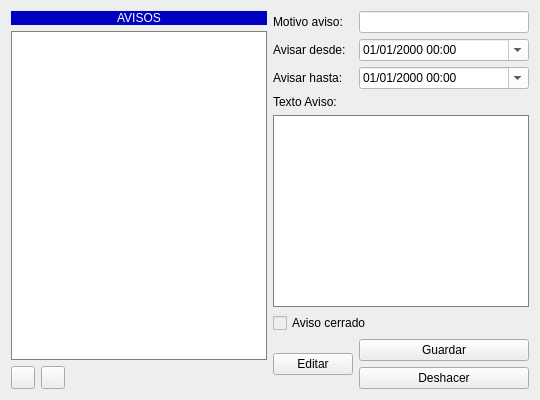
                   <widget class="QWidget" name="tabWidget_2Page6">
                    <property name="styleSheet">
                     <string notr="true">background-color: #ecefed;</string>
                    </property>
                    <attribute name="icon">
                     <iconset resource="../maya.qrc">
                      <normaloff>:/Icons/PNG/avisos.png</normaloff>:/Icons/PNG/avisos.png</iconset>
                    </attribute>
                    <attribute name="title">
                     <string>Avisos</string>
                    </attribute>
                    <layout class="QGridLayout" name="gridLayout_18">
                     <item row="0" column="0">
                      <layout class="QGridLayout" name="gridLayout_16">
                       <item row="2" column="1">
                        <widget class="QToolButton" name="toolButton_20">
                         <property name="toolTip">
                          <string>Borrar Tratamiento (Requiere contraseña de administrador)</string>
                         </property>
                         <property name="text">
                          <string/>
                         </property>
                         <property name="icon">
                          <iconset resource="../maya.qrc">
                           <normaloff>:/Icons/PNG/Delete.png</normaloff>:/Icons/PNG/Delete.png</iconset>
                         </property>
                        </widget>
                       </item>
                       <item row="0" column="0" colspan="3">
                        <widget class="QLabel" name="label_24">
                         <property name="styleSheet">
                          <string notr="true">background-color: rgb(0, 0, 192);
color: rgb(255,255,255);</string>
                         </property>
                         <property name="text">
                          <string>AVISOS</string>
                         </property>
                         <property name="alignment">
                          <set>Qt::AlignCenter</set>
                         </property>
                        </widget>
                       </item>
                       <item row="2" column="0">
                        <widget class="QToolButton" name="toolButton_17">
                         <property name="toolTip">
                          <string>Añadir tratamiento</string>
                         </property>
                         <property name="text">
                          <string/>
                         </property>
                         <property name="icon">
                          <iconset resource="../maya.qrc">
                           <normaloff>:/Icons/PNG/add.png</normaloff>:/Icons/PNG/add.png</iconset>
                         </property>
                        </widget>
                       </item>
                       <item row="1" column="0" colspan="3">
                        <widget class="QListWidget" name="listaAvisos">
                         <property name="styleSheet">
                          <string notr="true">background-color: rgb(255, 255, 255);
    border:1px solid grey;</string>
                         </property>
                        </widget>
                       </item>
                      </layout>
                     </item>
                     <item row="0" column="1">
                      <layout class="QGridLayout" name="gridLayout_17">
                       <item row="0" column="1">
                        <widget class="QLineEdit" name="txtMotivoAviso">
                         <property name="styleSheet">
                          <string notr="true">background-color: rgb(255, 255, 255);</string>
                         </property>
                        </widget>
                       </item>
                       <item row="0" column="0">
                        <widget class="QLabel" name="label_25">
                         <property name="text">
                          <string>Motivo aviso:</string>
                         </property>
                        </widget>
                       </item>
                       <item row="1" column="0">
                        <widget class="QLabel" name="label_26">
                         <property name="text">
                          <string>Avisar desde:</string>
                         </property>
                        </widget>
                       </item>
                       <item row="7" column="1">
                        <widget class="QPushButton" name="pushButton_22">
                         <property name="text">
                          <string>Guardar</string>
                         </property>
                        </widget>
                       </item>
                       <item row="8" column="1">
                        <widget class="QPushButton" name="pushButton_23">
                         <property name="text">
                          <string>Deshacer</string>
                         </property>
                        </widget>
                       </item>
                       <item row="5" column="0" colspan="2">
                        <widget class="QTextEdit" name="txtTextoAviso">
                         <property name="styleSheet">
                          <string notr="true">background-color: rgb(255, 255, 255);
    border:1px solid grey;</string>
                         </property>
                        </widget>
                       </item>
                       <item row="7" column="0" rowspan="2">
                        <widget class="QPushButton" name="pushButton_21">
                         <property name="text">
                          <string>Editar</string>
                         </property>
                         <property name="icon">
                          <iconset resource="../maya.qrc">
                           <normaloff>:/Icons/PNG/edit.png</normaloff>:/Icons/PNG/edit.png</iconset>
                         </property>
                         <property name="iconSize">
                          <size>
                           <width>21</width>
                           <height>21</height>
                          </size>
                         </property>
                        </widget>
                       </item>
                       <item row="2" column="0">
                        <widget class="QLabel" name="label_88">
                         <property name="text">
                          <string>Avisar hasta:</string>
                         </property>
                        </widget>
                       </item>
                       <item row="1" column="1">
                        <widget class="QDateTimeEdit" name="txtAvisar_desde">
                         <property name="styleSheet">
                          <string notr="true">background-color: rgb(255, 255, 255);</string>
                         </property>
                         <property name="displayFormat">
                          <string>dd/MM/yyyy HH:mm</string>
                         </property>
                         <property name="calendarPopup">
                          <bool>true</bool>
                         </property>
                        </widget>
                       </item>
                       <item row="2" column="1">
                        <widget class="QDateTimeEdit" name="txtAvisar_hasta">
                         <property name="styleSheet">
                          <string notr="true">background-color: rgb(255, 255, 255);</string>
                         </property>
                         <property name="displayFormat">
                          <string>dd/MM/yyyy HH:mm</string>
                         </property>
                         <property name="calendarPopup">
                          <bool>true</bool>
                         </property>
                        </widget>
                       </item>
                       <item row="3" column="0" colspan="2">
                        <widget class="QLabel" name="label_27">
                         <property name="text">
                          <string>Texto Aviso:</string>
                         </property>
                        </widget>
                       </item>
                       <item row="6" column="0" colspan="2">
                        <widget class="QCheckBox" name="chkAvisoCerrado">
                         <property name="text">
                          <string>Aviso cerrado</string>
                         </property>
                        </widget>
                       </item>
                      </layout>
                     </item>
                    </layout>
                   </widget>
